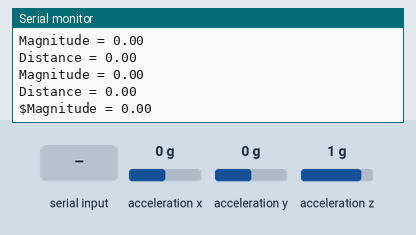
Bench run of a sketch on a simulated Arduino Mega 2560, built with avr-gcc and run on an emulated ATmega2560. Shown: the last lines printed to the serial monitor. Wiring (inferred from the names in the program): ADXL345 accelerometer at I2C address 0x53. The test bench sets the inputs (shaded band); at power-on: acceleration x 0 g, acceleration y 0 g, acceleration z 1 g. The modem accepts every AT command (registered, SIM ready, sends succeed) and sends nothing else.

Above: at 4.4 s.
4.5 s: "1\n" received over the second serial link
6.0 s: acceleration x set to -1.4 g
At 6.13 s:
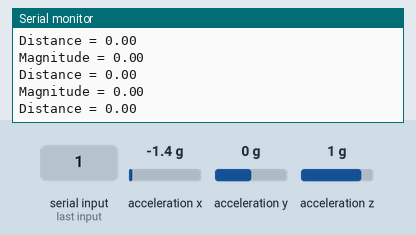
7.5 s: "1\n" received over Serial
9.0 s: acceleration y set to -1.4 g
At 9.03 s:
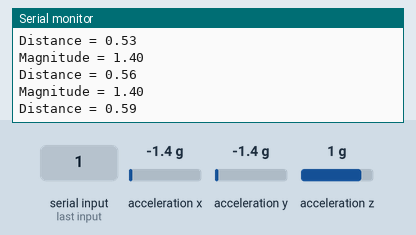
10.5 s: acceleration z set to -1.4 g
At 10.55 s:
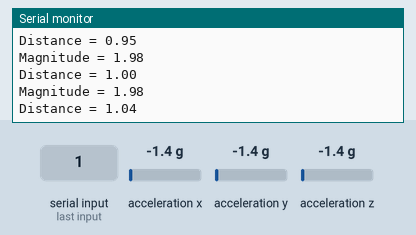
12.0 s: "0\n" received over Serial
At 12.83 s:
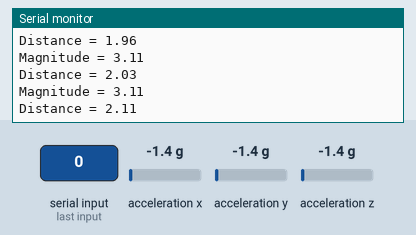
Timing chart, 0 to 15.0 s (numbered marks = the images above; inputs shaded):
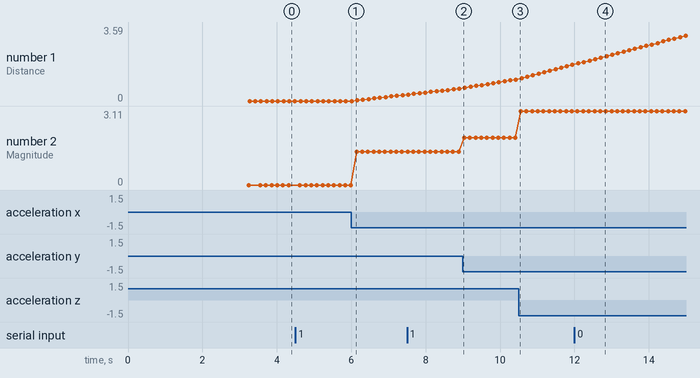

Measured:
- after the input at 12.0 s, the serial monitor: prints a new line after 0.71 s (image 4)
- plotted number 1: 0 → 0.28 after the input at 6.0 s, 0.59 → 1.04 after the input at 9.0 s, 1.04 → 1.75 after the input at 10.5 s
- plotted number 2: 0 → 1.4 after the input at 6.0 s, 1.4 → 1.98 after the input at 9.0 s, 1.98 → 3.11 after the input at 10.5 s

The sketch:

TeamProject2.ino
```cpp
#include <Arduino.h>
#include <Wire.h>  // Wire library - used for I2C communication
#include <SoftwareSerial.h>
#include "TinyGPS++.h"
#include <AltSoftSerial.h>

// Declare a TinyGPSPlus object
TinyGPSPlus gps;

AltSoftSerial SIM;

//altSerial SIM(11, 10); // SIM800L Tx & Rx is connected to Arduino #11 & #10
SoftwareSerial Serial1(4, 3); // Air530 GPS module Tx & Rx is connected to Arduino #4 & #3

int ADXL345 = 0x53; // The ADXL345 sensor I2C address
float X_out, Y_out, Z_out, Magnitude, X_off = 0, Y_off = 0, Z_off = 0;  // Outputs
float Threshold = 0.05; // Minimum acceleration required to start counting distance (adjust as needed)
float distance = 0.0;

unsigned long previousTime = 0;
const unsigned long MIN_UPDATE_INTERVAL = 6 * 60 * 60 * 1000; // Minimum interval between updates (6 hours)

void updateSerial()
{
  delay(50);
  while (Serial.available())
  {
    SIM.write(Serial.read()); // Forward what Serial received to Software Serial Port
  }
  while (SIM.available())
  {
    Serial.write(SIM.read()); // Forward what Software Serial received to Serial Port
  }
}

void setup()
{
  Serial.begin(9600); // Initiate serial communication for printing the results on the Serial monitor
  Serial1.begin(9600);
  SIM.begin(9600);

  Serial.println(F("Arduino - Tracking device"));

  Wire.begin(); // Initiate the Wire library
  // Set ADXL345 in measuring mode
  Wire.beginTransmission(ADXL345); // Start communicating with the device
  Wire.write(0x2D); // Access/ talk to POWER_CTL Register - 0x2D
  // Enable measurement
  Wire.write(8); // (8dec -> 0000 1000 binary) Bit D3 High for measuring enable
  Wire.endTransmission();

  Serial.println("Initializing...");
  delay(1000);

  SIM.println("AT"); // Once the handshake test is successful, it will back to OK
  updateSerial();
  SIM.println("AT+CSQ"); // Signal quality test, value range is 0-31, 31 is the best
  updateSerial();
  SIM.println("AT+CCID"); // Read SIM information to confirm whether the SIM is plugged
  updateSerial();
  SIM.println("AT+CREG?"); // Check whether it has registered in the network
  updateSerial();

  // SIM.println("AT+CSCLK=2"); // Sleep mode 2
  // updateSerial();

  for (int i = 0; i < 10; i++) // To find out the zero-g offset values for each axis based on 10 measurements
  {
    Wire.beginTransmission(ADXL345);
    Wire.write(0x32); // Start with register 0x32 (ACCEL_XOUT_H)
    Wire.endTransmission(false);
    Wire.requestFrom(ADXL345, 6, true); // Read 6 registers total, each axis value is stored in 2 registers
    X_off += (Wire.read() | Wire.read() << 8); // Sum of X-axis values of acceleration
    Y_off += (Wire.read() | Wire.read() << 8); // Sum of Y-axis values of acceleration
    Z_off += (Wire.read() | Wire.read() << 8); // Sum of Z-axis values of acceleration
    delay(200);
  }

  Wire.endTransmission();

  X_off /= 256 * 10;
  Y_off /= 256 * 10;
  Z_off /= 256 * 10;
}

void loop()
{
  // === Read accelerometer data === //
  Wire.beginTransmission(ADXL345);
  Wire.write(0x32); // Start with register 0x32 (ACCEL_XOUT_H)
  Wire.endTransmission(false);
  Wire.requestFrom(ADXL345, 6, true); // Read 6 registers total, each axis value is stored in 2 registers
  X_out = (Wire.read() | Wire.read() << 8); // X-axis value
  X_out = X_out / 256 - X_off; // For a range of +-2g, divide the raw values by 256 and account for non-zero g offset
  Y_out = (Wire.read() | Wire.read() << 8); // Y-axis value
  Y_out = Y_out / 256 - Y_off;
  Z_out = (Wire.read() | Wire.read() << 8); // Z-axis value
  Z_out = Z_out / 256 - Z_off;

  Magnitude = sqrt(pow(X_out, 2) + pow(Y_out, 2) + pow(Z_out, 2));

  unsigned long currentTime = millis();
  unsigned long timeDiff = currentTime - previousTime; // Calculate time difference

  //Calculate the change in velocity
  float AccDiff = Magnitude - Threshold;
  float velocity = 0.0;
  if (AccDiff > 0)
  {
    velocity = AccDiff * (timeDiff / 1000.0); // Convert timeDiff to seconds
  }

  //Calculate the distance covered
  distance += velocity * (timeDiff / 1000.0); // Convert timeDiff to seconds

  //Update previous time
  previousTime = currentTime;

  Serial.print("Magnitude = ");
  Serial.println(Magnitude);
  Serial.print("Distance = ");
  Serial.println(distance);

  while(distance >= 4 || timeDiff >= MIN_UPDATE_INTERVAL)
  {
    // Wake up GSM module from sleep
    // SIM.println("AT");
    // SIM.println("AT+CSCLK=0");
    // updateSerial();

    // Get GPS data
    while(Serial1.available())
    {
      if (gps.encode(Serial1.read()))
      {
        Serial.print("Yeee\n");
        String msg = Serial1.readStringUntil('\r');
        Serial.println(msg);
        Serial.print("Current Location:\n");
        Serial.print("Latitude: ");
        Serial.println(gps.location.lat(), 6);
        Serial.print("Longitude: ");
        Serial.println(gps.location.lng(), 6);
        Serial.write(26); // End of message character

        if(gps.location.isValid())
        {
          Serial.print("DAMN!");
          // Send SMS with current location
          SIM.println("AT+CMGF=1"); // Configuring TEXT mode
          updateSerial();
          SIM.println("AT+CMGS=\"+ZZxxxxxxxxx\""); // Change ZZ with country code   and xxxxxxxxxxx with phone number to send SMS
          updateSerial();
          String msg = Serial1.readStringUntil('\r');
          SIM.println(msg);
          SIM.print("Current Location:\n");
          SIM.print("Latitude: ");
          SIM.println(gps.location.lat(), 6);
          SIM.print("Longitude: ");
          SIM.println(gps.location.lng(), 6);
          SIM.write(26); // End of message character
          updateSerial();
          Serial.println("SMS sent with current location.");

          // Put GSM module back to sleep
          // SIM.println("AT+CSCLK=2"); // Sleep mode 2
          // updateSerial();

          distance = 0.00;
          timeDiff = 0.00;
        }
      }
    }
  }
 updateSerial();
 delay(100);
}
```
